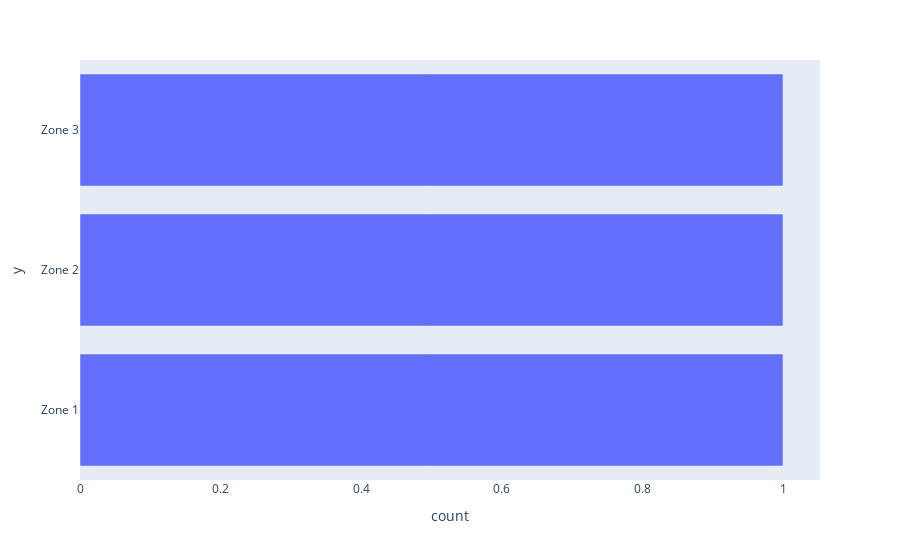

Write notebook code for a chart like this one.
### Code cell
fig = px.bar(y=zones_heartrate.keys())
fig.add_bar(len(activity.loc[activity["hr_zone"]=="Zone 1"]))
fig.show()

### Figure 1 — Plotly figure (JSON) as saved in the notebook; plotly's stock layout.template omitted (floating-point values rounded to 4 significant figures)
{"data": [{"alignmentgroup": "True", "hovertemplate": "count=%{x}<br>y=%{y}<extra></extra>", "legendgroup": "", "marker": {"color": "#636efa", "pattern": {"shape": ""}}, "name": "", "offsetgroup": "", "orientation": "h", "showlegend": false, "textposition": "auto", "type": "bar", "x": [1, 1, 1], "xaxis": "x", "y": ["Zone 1", "Zone 2", "Zone 3"], "yaxis": "y"}, {"alignmentgroup": "4234", "type": "bar"}], "layout": {"barmode": "relative", "legend": {"tracegroupgap": 0}, "margin": {"t": 60}, "xaxis": {"anchor": "y", "domain": [0, 1], "title": {"text": "count"}}, "yaxis": {"anchor": "x", "domain": [0, 1], "title": {"text": "y"}}}}
